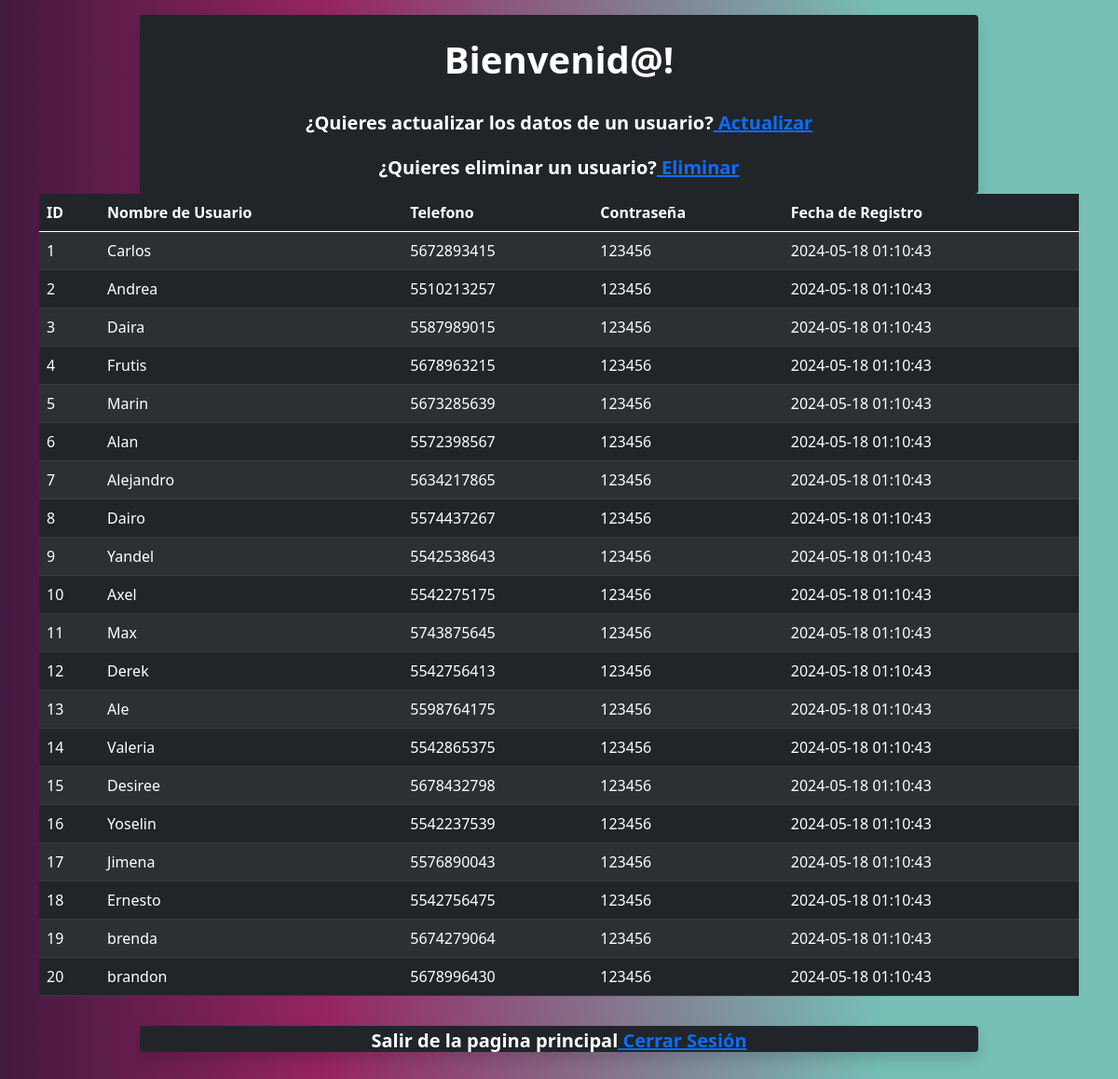
Page /Principal.php (signed in) on the committed database.
### tables this page shows
CREATE TABLE `usuarios` (
  `id` int(11) NOT NULL AUTO_INCREMENT,
  `nombre_usuario` text NOT NULL,
  `email` text NOT NULL,
  `telefono` varchar(10) NOT NULL,
  `password` varchar(20) NOT NULL,
  `fecha_registro` datetime NOT NULL DEFAULT CURRENT_TIMESTAMP,
  PRIMARY KEY (`id`)
);

### listado.php (the view, shortened to what this page needs)
<!DOCTYPE html>
<html lang="en">
<head>
    <link href="https://cdn.jsdelivr.net/npm/bootstrap@5.0.2/dist/css/bootstrap.min.css" rel="stylesheet">
    <link rel="stylesheet" href="style.css">
</head>
<body class="fondo2">
    <?php
        $consulta_sql="SELECT * FROM usuarios";
        $resultado=$conexion->query($consulta_sql);
        $count=mysqli_num_rows($resultado);
    ?>
        <div class="container">
            <div class="row">
                <div class="col">
                    <table class="table table-striped table-dark">
                        <thead>
                            <tr>
                                <th>ID</th>
                                <th>Nombre de Usuario</th>
                                <th>Telefono</th>
                                <th>Contraseña</th>
                                <th>Fecha de Registro</th>
                            </tr>
                        </thead>
                        <?php
                            if ($count>0){
                             while($row=mysqli_fetch_assoc($resultado) ){
                                echo "<tr>";
                                echo "<td>".$row['id']."</td>";
                                echo "<td>".$row['nombre_usuario']."</td>";
                                echo "<td>".$row['telefono']."</td>";
                                echo "<td>".$row['password']."</td>";
                                echo "<td>".$row['fecha_registro']."</td>";
                                echo "</tr>";
                                }
                            }else{
                                echo "<h1>Sin registros</h1>";
                            }
                        ?>
                </table>
                </div>
            </div>
        </div>
</body>
</html>

### Principal.php (shortened to what this page needs)
<!DOCTYPE html>
<html lang="en">
<head>
    <link href="https://cdn.jsdelivr.net/npm/bootstrap@5.0.2/dist/css/bootstrap.min.css" rel="stylesheet">
</head>
<body>
    <?php
    include "./logica/conexion.php";
    $nombre_usuario= $_SESSION['usermane'];
    if(!isset($nombre_usuario)){
        header("location: index.php");
    }else{
    ?>
        <div class="container w-75 bg-dark mt-3 rounded shadow">
            <div class="row">
                <h1 style="color: white;" class="fw-bold text-center pt-4 mb-3"> Bienvenid@!</h1>
                <h5 style="color: white;" class="fw-bold text-center pt-3 mb-3">¿Quieres actualizar los datos de un usuario?<a href="./actualizarUsuario/actualizar.php"> Actualizar</a></h5>
                <h5 style="color: white;" class="fw-bold text-center pt-2 mb-3">¿Quieres eliminar un usuario?<a href="./eliminarUsuario/eliminar.html"> Eliminar</a></h5>
            </div>
        </div>
    <?php
        include "./listado.php";
    }
    ?>
            <div class="container w-75 bg-dark mt-3 rounded shadow">
                <h5 style="color: white;" class="fw-bold text-center pt-1 mb-5">Salir de la pagina principal<a href='logica/salir.php'> Cerrar Sesión</a></h5>
            </div>
</body>
</html>

### style.css (style rules this page uses)
.fondo2 { background: linear-gradient(90deg, rgb(66, 25, 64) 0%, rgb(150, 36, 98) 29%, rgb(118, 192, 182) 79%); }

### rows in the picture
usuarios: id "1", nombre_usuario "Carlos", telefono "5672893415", password "123456", fecha_registro "2024-05-18 01:10:43"
usuarios: id "2", nombre_usuario "Andrea", telefono "5510213257", password "123456", fecha_registro "2024-05-18 01:10:43"
usuarios: id "3", nombre_usuario "Daira", telefono "5587989015", password "123456", fecha_registro "2024-05-18 01:10:43"
usuarios: id "4", nombre_usuario "Frutis", telefono "5678963215", password "123456", fecha_registro "2024-05-18 01:10:43"
usuarios: id "5", nombre_usuario "Marin", telefono "5673285639", password "123456", fecha_registro "2024-05-18 01:10:43"
usuarios: id "6", nombre_usuario "Alan", telefono "5572398567", password "123456", fecha_registro "2024-05-18 01:10:43"
usuarios: id "7", nombre_usuario "Alejandro", telefono "5634217865", password "123456", fecha_registro "2024-05-18 01:10:43"
usuarios: id "8", nombre_usuario "Dairo", telefono "5574437267", password "123456", fecha_registro "2024-05-18 01:10:43"
usuarios: id "9", nombre_usuario "Yandel", telefono "5542538643", password "123456", fecha_registro "2024-05-18 01:10:43"
usuarios: id "10", nombre_usuario "Axel", telefono "5542275175", password "123456", fecha_registro "2024-05-18 01:10:43"
usuarios: id "11", nombre_usuario "Max", telefono "5743875645", password "123456", fecha_registro "2024-05-18 01:10:43"
usuarios: id "12", nombre_usuario "Derek", telefono "5542756413", password "123456", fecha_registro "2024-05-18 01:10:43"
usuarios: id "13", nombre_usuario "Ale", telefono "5598764175", password "123456", fecha_registro "2024-05-18 01:10:43"
usuarios: id "14", nombre_usuario "Valeria", telefono "5542865375", password "123456", fecha_registro "2024-05-18 01:10:43"
usuarios: id "15", nombre_usuario "Desiree", telefono "5678432798", password "123456", fecha_registro "2024-05-18 01:10:43"
usuarios: id "16", nombre_usuario "Yoselin", telefono "5542237539", password "123456", fecha_registro "2024-05-18 01:10:43"
usuarios: id "17", nombre_usuario "Jimena", telefono "5576890043", password "123456", fecha_registro "2024-05-18 01:10:43"
usuarios: id "18", nombre_usuario "Ernesto", telefono "5542756475", password "123456", fecha_registro "2024-05-18 01:10:43"
usuarios: id "19", nombre_usuario "brenda", telefono "5674279064", password "123456", fecha_registro "2024-05-18 01:10:43"
usuarios: id "20", nombre_usuario "brandon", telefono "5678996430", password "123456", fecha_registro "2024-05-18 01:10:43"
